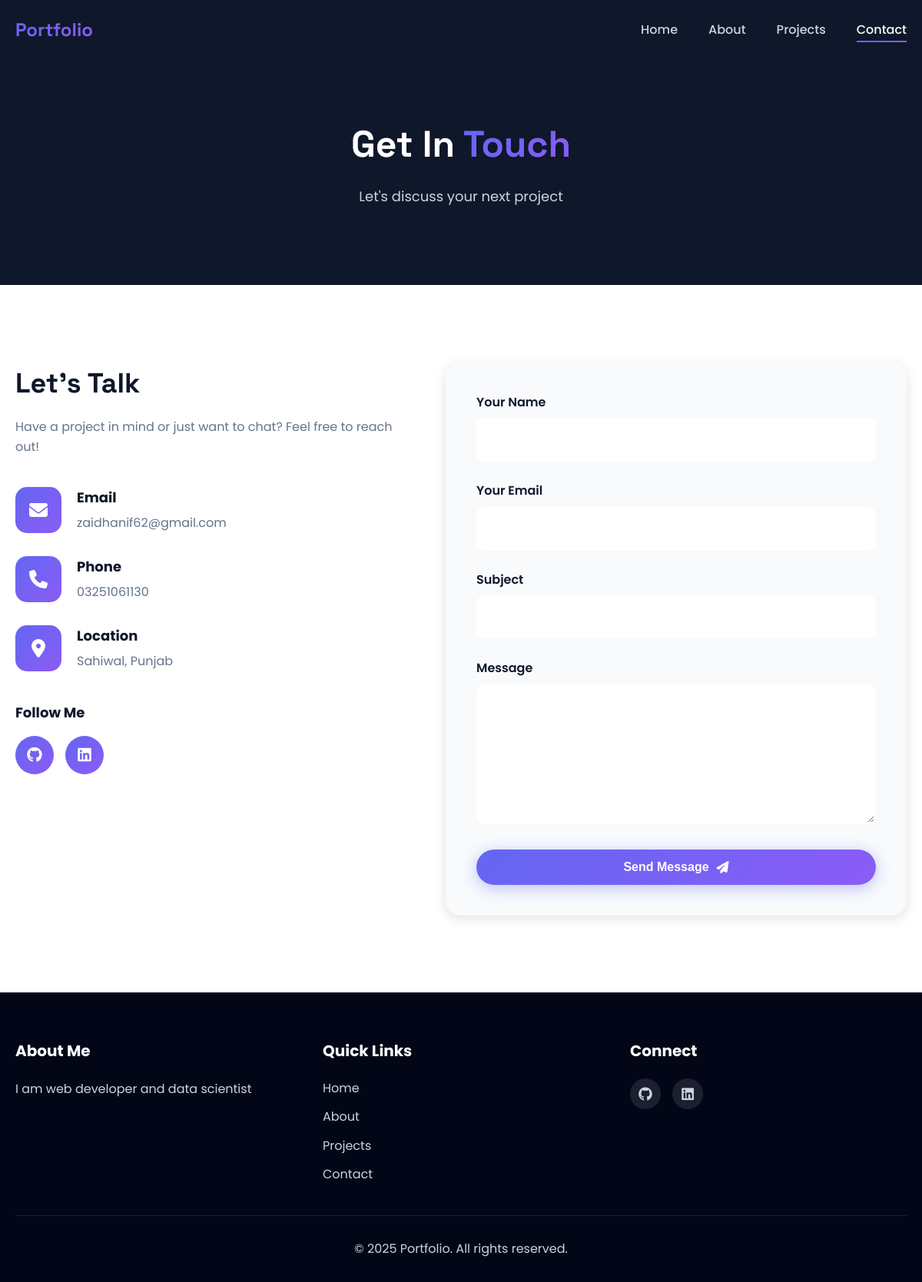
Page /contact/ on the committed database.
### portfolio/models.py (models this page shows, shortened)
class Profile(models.Model):
    name = models.CharField(max_length=200)
    tagline = models.CharField(max_length=200)
    bio = models.TextField()
    profile_image = models.ImageField(upload_to='profile/')
    resume = models.FileField(upload_to='profile/', blank=True)
    email = models.EmailField()
    phone = models.CharField(max_length=20, blank=True)
    location = models.CharField(max_length=200, blank=True)
    github = models.URLField(blank=True)
    linkedin = models.URLField(blank=True)
    twitter = models.URLField(blank=True)

### portfolio/views.py (the view, shortened to what this page needs)
# urls.py: path('contact/', views.contact, name='contact'),
def contact(request):
    profile = Profile.objects.first()
    context = {
        'profile': profile,
    }
    return render(request, 'portfolio/contact.html', context)

### portfolio/templates/portfolio/contact.html (shortened to what this page needs)
{% extends 'portfolio/base.html' %}
{% load static %}
{% block content %}
<section class="page-hero">
    <div class="container">
        <div class="page-hero-content" data-aos="fade-up">
            <h1 class="page-title">Get In <span class="gradient-text">Touch</span></h1>
            <p class="page-subtitle">Let's discuss your next project</p>
        </div>
    </div>
</section>
<section class="contact-section section-padding">
    <div class="container">
        <div class="contact-grid">
            <div class="contact-info" data-aos="fade-right">
                <h2>Let's Talk</h2>
                <p>Have a project in mind or just want to chat? Feel free to reach out!</p>
                {% if profile %}
                    <div class="contact-details">
                        {% if profile.email %}
                            <div class="contact-item">
                                <div class="contact-icon">
                                    <i class="fas fa-envelope"></i>
                                </div>
                                <div class="contact-text">
                                    <h4>Email</h4>
                                    <a href="mailto:{{ profile.email }}">{{ profile.email }}</a>
                                </div>
                            </div>
                        {% endif %}
                        {% if profile.phone %}
                            <div class="contact-item">
                                <div class="contact-icon">
                                    <i class="fas fa-phone"></i>
                                </div>
                                <div class="contact-text">
                                    <h4>Phone</h4>
                                    <a href="tel:{{ profile.phone }}">{{ profile.phone }}</a>
                                </div>
                            </div>
                        {% endif %}
                        {% if profile.location %}
                            <div class="contact-item">
                                <div class="contact-icon">
                                    <i class="fas fa-map-marker-alt"></i>
                                </div>
                                <div class="contact-text">
                                    <h4>Location</h4>
                                    <p>{{ profile.location }}</p>
                                </div>
                            </div>
                        {% endif %}
                    </div>
                    <div class="contact-social">
                        <h4>Follow Me</h4>
                        <div class="social-links-large">
                            {% if profile.github %}
                                <a href="{{ profile.github }}" target="_blank" class="social-link">
                                    <i class="fab fa-github"></i>
                                </a>
                            {% endif %}
                            {% if profile.linkedin %}
                                <a href="{{ profile.linkedin }}" target="_blank" class="social-link">
                                    <i class="fab fa-linkedin"></i>
                                </a>
                            {% endif %}
                        </div>
                    </div>
                {% endif %}
            </div>
            <div class="contact-form-wrapper" data-aos="fade-left">
                <form method="POST" class="contact-form" id="contactForm">
                    <div class="form-group">
                        <label for="name">Your Name</label>
                        <input type="text" id="name" name="name" class="form-control" required>
                    </div>
                    <div class="form-group">
                        <label for="email">Your Email</label>
                        <input type="email" id="email" name="email" class="form-control" required>
                    </div>
                    <div class="form-group">
                        <label for="subject">Subject</label>
                        <input type="text" id="subject" name="subject" class="form-control" required>
                    </div>
                    <div class="form-group">
                        <label for="message">Message</label>
                        <textarea id="message" name="message" class="form-control" rows="6" required></textarea>
                    </div>
                    <button type="submit" class="btn btn-primary btn-block">
                        <span>Send Message</span>
                        <i class="fas fa-paper-plane"></i>
                    </button>
                </form>
            </div>
        </div>
    </div>
</section>
{% endblock %}

### portfolio/templates/portfolio/base.html (shortened to what this page needs)
{% load static %}
<!DOCTYPE html>
<html lang="en">
<head>
    <link rel="stylesheet" href="https://cdnjs.cloudflare.com/ajax/libs/font-awesome/6.4.0/css/all.min.css">
    <link href="https://unpkg.com/aos@2.3.1/dist/aos.css" rel="stylesheet">
    <link rel="stylesheet" href="{% static 'portfolio/css/style.css' %}">
</head>
<body>
    <nav class="navbar" id="navbar">
        <div class="container">
            <div class="nav-wrapper">
                <a href="{% url 'home' %}" class="logo">
                    <span class="logo-text">Portfolio</span>
                </a>
                <div class="nav-menu" id="navMenu">
                    <ul class="nav-list">
                        <li><a href="{% url 'home' %}" class="nav-link {% if request.resolver_match.url_name == 'home' %}active{% endif %}">Home</a></li>
                        <li><a href="{% url 'about' %}" class="nav-link {% if request.resolver_match.url_name == 'about' %}active{% endif %}">About</a></li>
                        <li><a href="{% url 'projects' %}" class="nav-link {% if request.resolver_match.url_name == 'projects' %}active{% endif %}">Projects</a></li>
                        <li><a href="{% url 'contact' %}" class="nav-link {% if request.resolver_match.url_name == 'contact' %}active{% endif %}">Contact</a></li>
                    </ul>
                </div>
            </div>
        </div>
    </nav>
    <main>
        {% block content %}{% endblock %}
    </main>
    <footer class="footer">
        <div class="container">
            <div class="footer-content">
                <div class="footer-section">
                    <h3>About Me</h3>
                    {% if profile %}
                        <p>{{ profile.tagline }}</p>
                    {% endif %}
                </div>
                <div class="footer-section">
                    <h3>Quick Links</h3>
                    <ul class="footer-links">
                        <li><a href="{% url 'home' %}">Home</a></li>
                        <li><a href="{% url 'about' %}">About</a></li>
                        <li><a href="{% url 'projects' %}">Projects</a></li>
                        <li><a href="{% url 'contact' %}">Contact</a></li>
                    </ul>
                </div>
                <div class="footer-section">
                    <h3>Connect</h3>
                    {% if profile %}
                        <div class="social-links">
                            {% if profile.github %}<a href="{{ profile.github }}" target="_blank"><i class="fab fa-github"></i></a>{% endif %}
                            {% if profile.linkedin %}<a href="{{ profile.linkedin }}" target="_blank"><i class="fab fa-linkedin"></i></a>{% endif %}
                        </div>
                    {% endif %}
                </div>
            </div>
            <div class="footer-bottom">
                <p>&copy; 2024 Portfolio. All rights reserved.</p>
            </div>
        </div>
    </footer>
</body>
</html>

### rows in the picture
Profile: email "zaidhanif62@gmail.com", phone "03251061130", location "Sahiwal, Punjab", tagline "I am web developer and data scientist"
